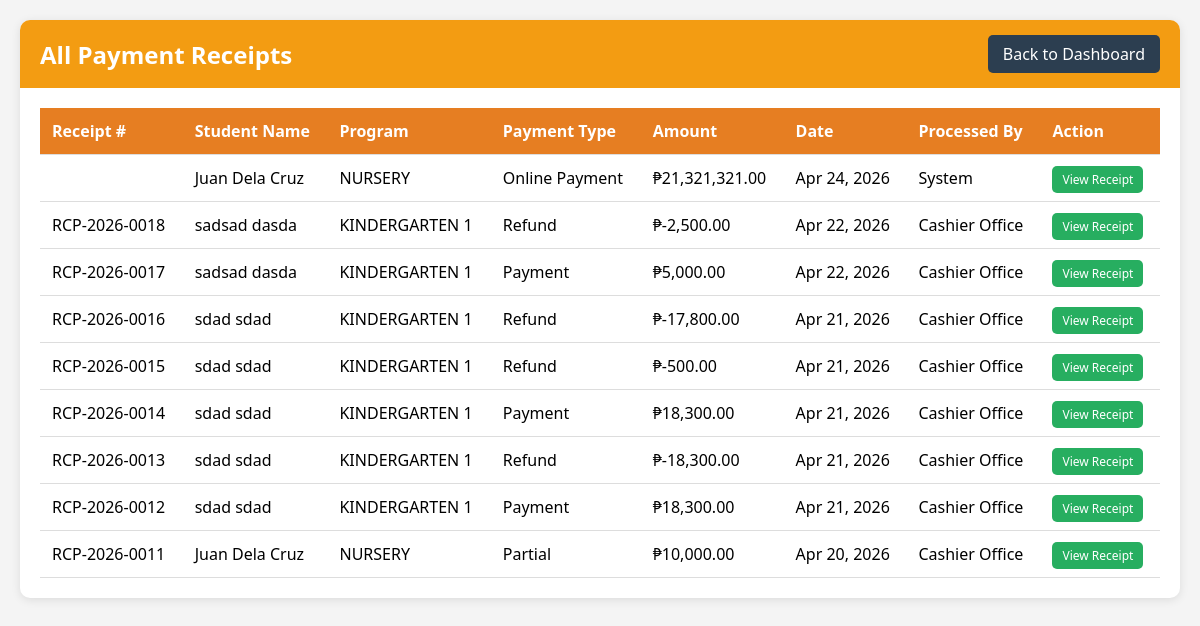
The app's page /view_all_reciepts.php (signed in) with its own data.
### tables this page shows
CREATE TABLE `payment_transactions` (
  `transaction_id` int(11) NOT NULL AUTO_INCREMENT,
  `enrollee_id` int(11) NOT NULL,
  `payment_date` date NOT NULL,
  `payment_amount` decimal(10,2) NOT NULL,
  `payment_type` varchar(50) NOT NULL COMMENT 'Cash, Semi Annual, Quarterly, Monthly',
  `receipt_number` varchar(50) NOT NULL,
  `notes` text DEFAULT NULL,
  `processed_by` varchar(100) NOT NULL,
  `created_at` timestamp NOT NULL DEFAULT current_timestamp(),
  `receipt_generated` tinyint(4) DEFAULT 0,
  `receipt_path` varchar(500) DEFAULT NULL,
  `processed_by_user_id` int(11) DEFAULT NULL,
  `payment_status` varchar(50) DEFAULT NULL,
  `refund_amount` decimal(10,2) DEFAULT 0.00,
  `refund_date` date DEFAULT NULL,
  `refund_reason` text DEFAULT NULL,
  `refund_status` varchar(20) DEFAULT 'None',
  `payment_reference` varchar(100) DEFAULT NULL,
  `payment_method` varchar(50) DEFAULT 'Cash',
  `payment_verified` tinyint(4) DEFAULT 1,
  `request_id` int(11) DEFAULT NULL,
  PRIMARY KEY (`transaction_id`),
  KEY `enrollee_id` (`enrollee_id`),
  KEY `fk_payment_processed_by` (`processed_by_user_id`),
  KEY `request_id` (`request_id`),
  CONSTRAINT `fk_payment_processed_by` FOREIGN KEY (`processed_by_user_id`) REFERENCES `users` (`user_id`) ON UPDATE CASCADE,
  CONSTRAINT `payment_transactions_ibfk_1` FOREIGN KEY (`enrollee_id`) REFERENCES `enrollees` (`enrollee_id`) ON DELETE CASCADE,
  CONSTRAINT `payment_transactions_ibfk_2` FOREIGN KEY (`processed_by_user_id`) REFERENCES `users` (`user_id`),
  CONSTRAINT `payment_transactions_ibfk_3` FOREIGN KEY (`request_id`) REFERENCES `refund_requests` (`request_id`) ON DELETE SET NULL
);

CREATE TABLE `enrollees` (
  `enrollee_id` int(11) NOT NULL AUTO_INCREMENT,
  `student_type` varchar(20) NOT NULL,
  `program_level` varchar(20) NOT NULL,
  `payment_plan` varchar(50) NOT NULL,
  `payment_amount` decimal(10,2) NOT NULL,
  `last_name` varchar(50) NOT NULL,
  `first_name` varchar(50) NOT NULL,
  `middle_name` varchar(50) DEFAULT NULL,
  `nickname` varchar(50) DEFAULT NULL,
  `birth_date` date NOT NULL,
  `place_of_birth` varchar(100) DEFAULT NULL,
  `address` varchar(255) NOT NULL,
  `email` varchar(100) DEFAULT NULL,
  `password_hash` varchar(255) DEFAULT NULL,
  `created_at` timestamp NOT NULL DEFAULT current_timestamp(),
  `qualification_status` varchar(20) DEFAULT 'Pending' COMMENT 'Pending, Qualified, Not Qualified',
  `payment_status` varchar(50) DEFAULT 'Unpaid' COMMENT 'Unpaid, Partial, Fully Paid',
  `requirements_status` varchar(20) DEFAULT 'Pending' COMMENT 'Complete, Incomplete, Pending',
  `requirements_notes` text DEFAULT NULL COMMENT 'Notes about missing requirements',
  `birth_cert_received` tinyint(4) DEFAULT 0,
  `id_picture_received` tinyint(4) DEFAULT 0,
  `report_card_received` tinyint(4) DEFAULT 0,
  `immunization_record_received` tinyint(4) DEFAULT 0,
  `medical_cert_received` tinyint(4) DEFAULT 0,
  `enrollment_status` varchar(20) DEFAULT 'Enrolled' COMMENT 'Enrolled, Dropped, Transferred, On Leave',
  `enrollment_status_date` date DEFAULT NULL,
  `enrollment_status_reason` text DEFAULT NULL,
  `is_archived` tinyint(4) DEFAULT 0,
  `archived_date` date DEFAULT NULL,
  `archive_reason` varchar(100) DEFAULT NULL,
  PRIMARY KEY (`enrollee_id`)
);

### view_all_reciepts.php (the view, shortened to what this page needs)
<?php
require_once 'db_connection.php';
$stmt = $pdo->query("
    SELECT pt.*, e.first_name, e.last_name, e.program_level
    FROM payment_transactions pt
    JOIN enrollees e ON pt.enrollee_id = e.enrollee_id
    ORDER BY pt.created_at DESC
");
$transactions = $stmt->fetchAll(PDO::FETCH_ASSOC);
?>
<!DOCTYPE html>
<html lang="en">
<head>
</head>
<body>
<div class="container">
    <div class="header">
        <h2>All Payment Receipts</h2>
        <a href="cashier_dashboard.php" class="back-btn">Back to Dashboard</a>
    </div>
    <table>
        <thead>
            <tr>
                <th>Receipt #</th>
                <th>Student Name</th>
                <th>Program</th>
                <th>Payment Type</th>
                <th>Amount</th>
                <th>Date</th>
                <th>Processed By</th>
                <th>Action</th>
            </tr>
        </thead>
        <tbody>
            <?php foreach($transactions as $t): ?>
            <tr>
                <td><?php echo $t['receipt_number']; ?></td>
                <td><?php echo $t['first_name'] . ' ' . $t['last_name']; ?></td>
                <td><?php echo $t['program_level']; ?></td>
                <td><?php echo $t['payment_type']; ?></td>
                <td>₱<?php echo number_format($t['payment_amount'], 2); ?></td>
                <td><?php echo date('M d, Y', strtotime($t['payment_date'])); ?></td>
                <td><?php echo $t['processed_by']; ?></td>
                <td><a href="view_receipt.php?id=<?php echo $t['transaction_id']; ?>" class="view-btn" target="_blank">View Receipt</a></td>
            </tr>
            <?php endforeach; ?>
        </tbody>
    </table>
</div>
</body>
</html>

### view_all_reciepts.php (style rules this page uses)
* { margin: 0; padding: 0; box-sizing: border-box; }
body { font-family: 'Segoe UI', Tahoma, Geneva, Verdana, sans-serif; background: #f4f4f4; padding: 20px; }
.container { max-width: 1200px; margin: 0 auto; background: white; border-radius: 10px; padding: 20px; box-shadow: 0 2px 10px rgba(0,0,0,0.1); }
.header { background: #f39c12; color: white; padding: 15px 20px; border-radius: 10px 10px 0 0; margin: -20px -20px 20px -20px; display: flex; justify-content: space-between; align-items: center; }
.back-btn { background: #2c3e50; color: white; padding: 8px 15px; text-decoration: none; border-radius: 5px; }
table { width: 100%; border-collapse: collapse; }
th, td { padding: 12px; text-align: left; border-bottom: 1px solid #ddd; }
th { background: #e67e22; color: white; }
.view-btn { background: #27ae60; color: white; padding: 5px 10px; text-decoration: none; border-radius: 5px; font-size: 12px; }

### records on screen
payment_transactions: enrollee.first_name "Juan", enrollee.last_name "Dela Cruz", enrollee.program_level "NURSERY", payment_type "Online Payment", payment_amount "21,321,321.00", payment_date "Apr 24, 2026", processed_by "System"
payment_transactions: receipt_number "RCP-2026-0018", enrollee.first_name "sadsad", enrollee.last_name "dasda", enrollee.program_level "KINDERGARTEN 1", payment_type "Refund", payment_amount "-2,500.00", payment_date "Apr 22, 2026", processed_by "Cashier Office"
payment_transactions: receipt_number "RCP-2026-0017", enrollee.first_name "sadsad", enrollee.last_name "dasda", enrollee.program_level "KINDERGARTEN 1", payment_type "Payment", payment_amount "5,000.00", payment_date "Apr 22, 2026", processed_by "Cashier Office"
payment_transactions: receipt_number "RCP-2026-0016", enrollee.first_name "sdad", enrollee.last_name "sdad", enrollee.program_level "KINDERGARTEN 1", payment_type "Refund", payment_amount "-17,800.00", payment_date "Apr 21, 2026", processed_by "Cashier Office"
payment_transactions: receipt_number "RCP-2026-0015", enrollee.first_name "sdad", enrollee.last_name "sdad", enrollee.program_level "KINDERGARTEN 1", payment_type "Refund", payment_amount "-500.00", payment_date "Apr 21, 2026", processed_by "Cashier Office"
payment_transactions: receipt_number "RCP-2026-0014", enrollee.first_name "sdad", enrollee.last_name "sdad", enrollee.program_level "KINDERGARTEN 1", payment_type "Payment", payment_amount "18,300.00", payment_date "Apr 21, 2026", processed_by "Cashier Office"
payment_transactions: receipt_number "RCP-2026-0013", enrollee.first_name "sdad", enrollee.last_name "sdad", enrollee.program_level "KINDERGARTEN 1", payment_type "Refund", payment_amount "-18,300.00", payment_date "Apr 21, 2026", processed_by "Cashier Office"
payment_transactions: receipt_number "RCP-2026-0012", enrollee.first_name "sdad", enrollee.last_name "sdad", enrollee.program_level "KINDERGARTEN 1", payment_type "Payment", payment_amount "18,300.00", payment_date "Apr 21, 2026", processed_by "Cashier Office"
payment_transactions: receipt_number "RCP-2026-0011", enrollee.first_name "Juan", enrollee.last_name "Dela Cruz", enrollee.program_level "NURSERY", payment_type "Partial", payment_amount "10,000.00", payment_date "Apr 20, 2026", processed_by "Cashier Office"
